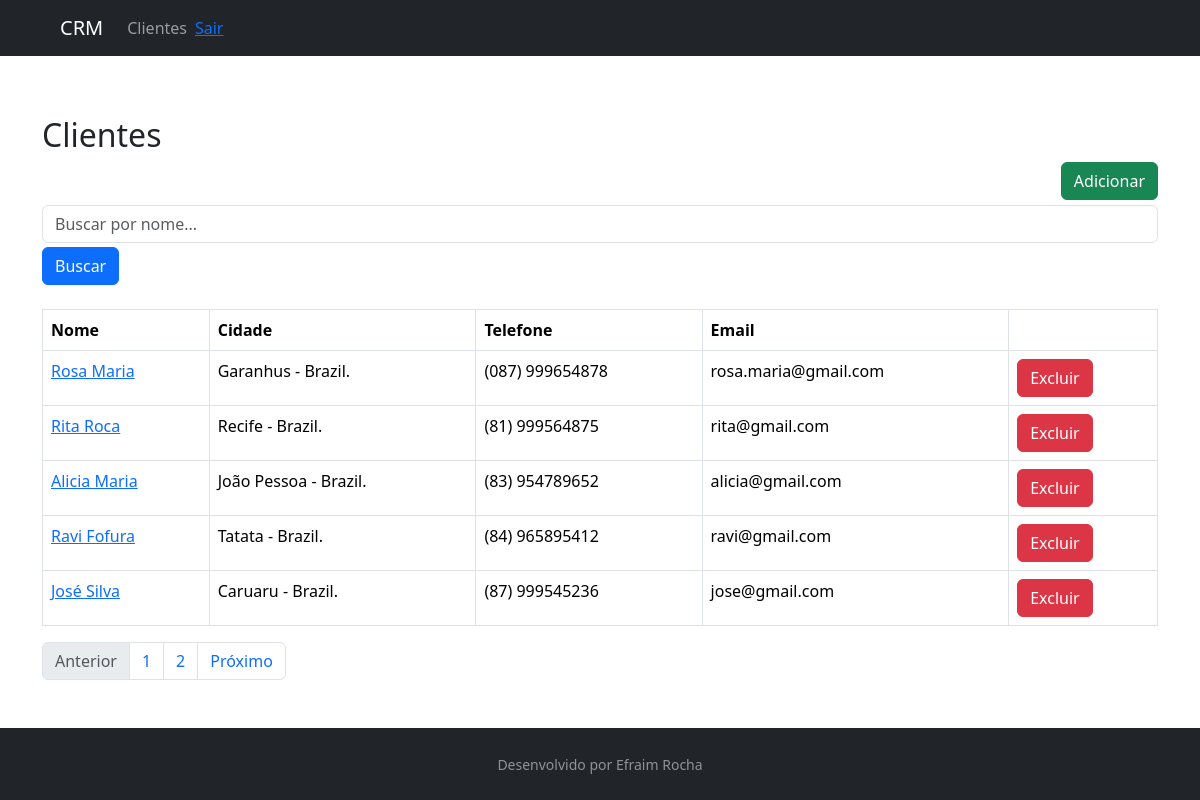
/customer/list/, run on the app's committed database.
### customer/models.py (models this page shows, shortened)
class Customer(models.Model):
    first_name = models.CharField(max_length=30)
    last_name = models.CharField(max_length=50)
    email = models.EmailField()
    birth_date = models.DateField()
    area_code = models.CharField(max_length=3)
    phone_number = models.CharField(max_length=15)
    country = models.CharField(max_length=30)
    estate = models.CharField(max_length=30)
    city = models.CharField(max_length=60)
    created_date = models.DateTimeField(auto_now_add=True)
    update_data = models.DateTimeField(auto_now=True)
    active = models.BooleanField(default=True)
    def get_full_phone_number(self):
        return f"({self.area_code}) {self.phone_number}"
    def get_full_name(self):
        return f'{self.first_name} {self.last_name}'
    def get_full_city(self):
        return f'{self.city} - {self.country}.'
    def get_absolute_url(self):
        return reverse("customer:customer-update", kwargs={"id": self.id})
    def get_delete_url(self):
        return reverse("customer:customer-delete", kwargs={"id": self.id})
    class Meta:
        db_table = "customer"

### customer/views.py (the view)
# urls.py: path("list/", CustomerListView.as_view(), name="customer-list"),
class CustomerListView(ListView):
    template_name = "customer/customer-list.html"
    paginate_by = 5
    model = Customer
    def get_queryset(self):
        name = self.request.GET.get("name")
        if name:
            object_list = self.model.objects.filter(
                Q(first_name__icontains=name) | Q(last_name__icontains=name)
            )
        else:
            object_list = self.model.objects.all()
        return object_list

### customer/templates/customer/customer-list.html
{% extends "model-page.html" %}
{% block content %}
    <h2>Clientes</h2>
    <a href="{% url "customer:customer-create" %}">
        <button type="button" class="btn btn-success">Adicionar</button>
    </a>
    <form action="">
        <div class="form-group mb-2">
            <input class="form-control mb-1" type="text" name="name" placeholder="Buscar por nome...">
            <button type="submit" class="btn btn-primary">Buscar</button>
        </div>
    </form>
    <table class="table table-bordered mt-4">
        <thead>
            <tr>
                <th>Nome</th>
                <th>Cidade</th>
                <th>Telefone</th>
                <th>Email</th>
                <th></th>
            </tr>
        </thead>
        <tbody>
            {% for customer in customer_list %}
                <tr>
                    <td><a href="{{ customer.get_absolute_url }}">{{ customer.get_full_name }}</a></td>
                    <td>{{ customer.get_full_city}}</td>
                    <td>{{ customer.get_full_phone_number}}</td>
                    <td>{{ customer.email }}</td>
                    <form method="post" action="{{ customer.get_delete_url }}">{% csrf_token %}
                        <td><button type="submit" class="btn btn-danger">Excluir</button></td>
                    </form>
                </tr>
            {% endfor %}
        </tbody>
    </table>
        <ul class="pagination">
        {% if page_obj.has_previous %}
            <li class="page-item"><a class="page-link" href="?page={{ page_obj.previous_page_number }}">Anterior</a></li>
        {% else %}
            <li class="page-item disabled"><a class="page-link" href="#">Anterior</a></li>
        {% endif %}
        {% for object in page_obj.paginator.page_range %}
          <li class="page-item"><a class="page-link" href="?page={{ forloop.counter }}">{{ forloop.counter }}</a></li>
        {% endfor %}
        {% if page_obj.has_next %}
            <li class="page-item"><a class="page-link" href="?page={{ page_obj.next_page_number }}">Próximo</a></li>
        {% else %}
            <li class="page-item disabled"><a class="page-link" href="#">Próximo</a></li>
        {% endif %}
        </ul>
{% endblock %}

### core/templates/model-page.html (style rules this page uses)
html, body { height: 100%; }
.btn-success { float: right; margin-bottom: 5px; }

### data on the page
Customer: get_full_name "Rosa Maria", get_full_city "Garanhus - Brazil.", get_full_phone_number "(087) 999654878", email "rosa.maria@gmail.com"
Customer: get_full_name "Rita Roca", get_full_city "Recife - Brazil.", get_full_phone_number "(81) 999564875", email "rita@gmail.com"
Customer: get_full_name "Alicia Maria", get_full_city "João Pessoa - Brazil.", get_full_phone_number "(83) 954789652", email "alicia@gmail.com"
Customer: get_full_name "Ravi Fofura", get_full_city "Tatata - Brazil.", get_full_phone_number "(84) 965895412", email "ravi@gmail.com"
Customer: get_full_name "José Silva", get_full_city "Caruaru - Brazil.", get_full_phone_number "(87) 999545236", email "jose@gmail.com"
